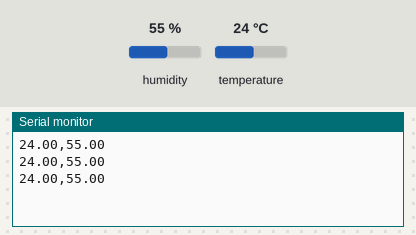
This sketch was run on a simulated Arduino Uno, built with avr-gcc and run on an emulated ATmega328P. Parts: the last lines printed to the serial monitor. The inputs (shaded band) are chosen by the test bench; at power-on: humidity 55 %, temperature 24 °C.

Above: at 2.8 s.
2.9 s: humidity set to 22 %
At 5.5 s:
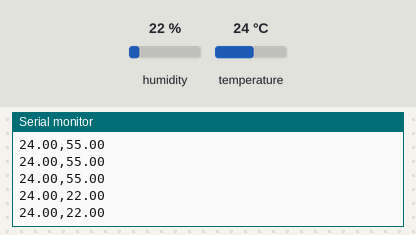
5.6 s: temperature set to 12 °C
At 7.8 s:
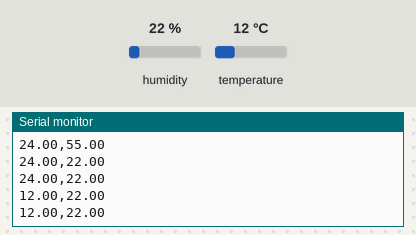
8.3 s: humidity set to 40 %
At 10.0 s:
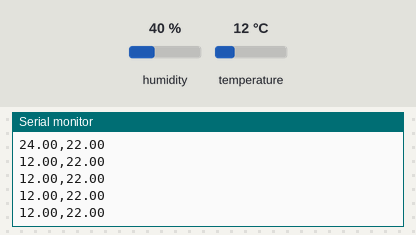
Timing chart, 0 to 11.5 s (numbered marks = the images above; inputs shaded):
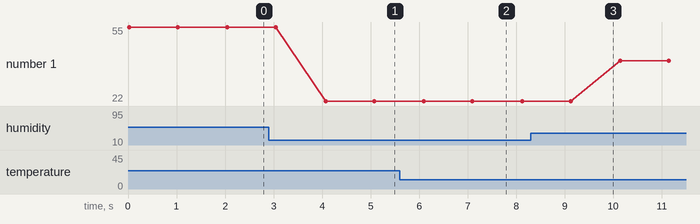

The sketch:

DHTdemo.ino
```cpp
#include <DHT.h>

#define DHTpin 2
#define DHTtype DHT11

DHT dht(DHTpin, DHTtype);

void setup(){
  dht.begin(); //Initial DHT sensor
  Serial.begin(9600);
}

void loop(){
  float t = dht.readTemperature();
  float h = dht.readHumidity();

  //Error handling
  if(isnan(t) || isnan(h)){
    Serial.println("DHT Sensor Error");
    delay(1000);
    return;
  }

  Serial.print(t);Serial.print(",");Serial.println(h);
  delay(1000);
}
```

Measured:
- after the input at 2.9 s, the serial monitor: prints a new line after 1.2 s (image 1)
- after the input at 5.6 s, the serial monitor: prints a new line after 0.50 s (image 2)
- plotted number 1: 55 → 22 after the input at 2.9 s, 22 → 40 after the input at 8.3 s
